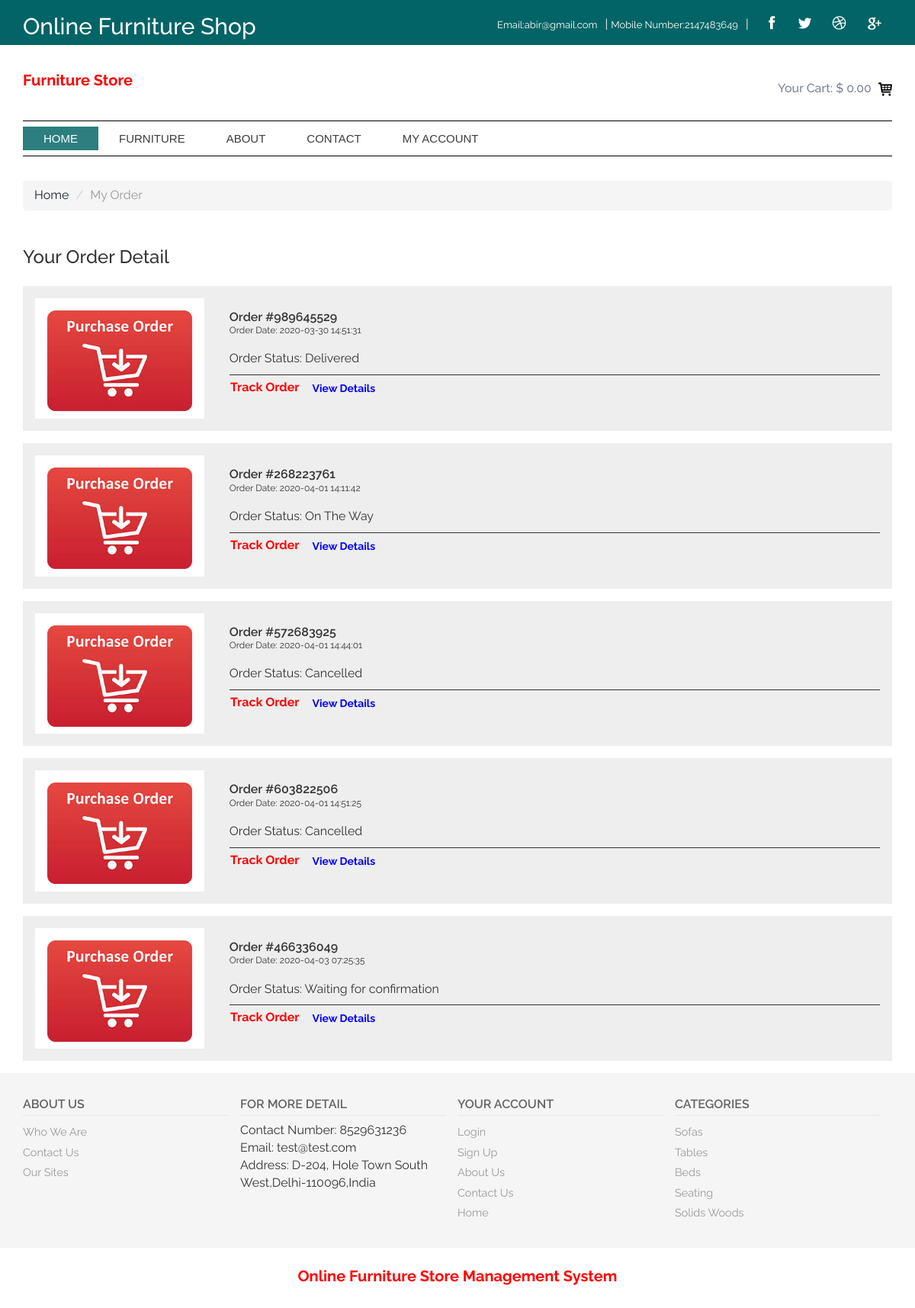
Screenshot of /my-order1.php (signed in) with the database file from the repository.
### tables this page shows
CREATE TABLE `tbluser` (
  `ID` int(10) NOT NULL,
  `FullName` varchar(120) DEFAULT NULL,
  `MobileNumber` bigint(10) DEFAULT NULL,
  `Email` varchar(120) DEFAULT NULL,
  `Password` varchar(120) DEFAULT NULL,
  `RegDate` timestamp NULL DEFAULT current_timestamp()
);

CREATE TABLE `tblorder` (
  `ID` int(10) NOT NULL,
  `OrderNumber` varchar(200) DEFAULT NULL,
  `UserID` int(50) DEFAULT NULL,
  `FullName` varchar(200) DEFAULT NULL,
  `ContactNumber` bigint(10) DEFAULT NULL,
  `FlatNo` varchar(50) DEFAULT NULL,
  `StreetName` varchar(50) DEFAULT NULL,
  `Area` varchar(50) DEFAULT NULL,
  `Landmark` varchar(50) DEFAULT NULL,
  `City` varchar(50) DEFAULT NULL,
  `Zipcode` int(10) NOT NULL,
  `State` varchar(200) NOT NULL,
  `OrderDate` timestamp NULL DEFAULT current_timestamp(),
  `Status` varchar(50) DEFAULT NULL,
  `payType` varchar(100) DEFAULT NULL
);

CREATE TABLE `tblpage` (
  `ID` int(10) NOT NULL,
  `PageType` varchar(120) DEFAULT NULL,
  `PageTitle` varchar(200) DEFAULT NULL,
  `PageDescription` mediumtext DEFAULT NULL,
  `Email` varchar(120) DEFAULT NULL,
  `MobileNumber` bigint(10) DEFAULT NULL,
  `UpdationDate` timestamp NULL DEFAULT current_timestamp()
);

CREATE TABLE `tblcategory` (
  `ID` int(10) NOT NULL,
  `CategoryName` varchar(120) DEFAULT NULL,
  `CreationDate` timestamp NULL DEFAULT current_timestamp()
);

### my-order1.php (the view, shortened to what this page needs)
<?php
include('includes/dbconnection.php');
if (strlen($_SESSION['ofsmsuid']==0)) {
  header('location:logout.php');
  } else{
?>
<!DOCTYPE HTML>
<html>
<head>
<link href="css/bootstrap.css" rel='stylesheet' type='text/css' />
<link href="css/style.css" rel='stylesheet' type='text/css' />
<link href="css/megamenu.css" rel="stylesheet" type="text/css" media="all" />
</head>
<body>
<?php include_once('includes/header.php');?>
<div class="cart_main">
	 <div class="container">
			 <ol class="breadcrumb">
		  <li><a href="men.html">Home</a></li>
		  <li class="active">My Order</li>
		 </ol>
		 <div class="cart-items">
			 <h2>Your Order Detail</h2>
			   						<?php
					$userid= $_SESSION['ofsmsuid'];
$sql="SELECT * from  tblorder
where UserID=:userid";
$query = $dbh -> prepare($sql);
$query-> bindParam(':userid', $userid, PDO::PARAM_STR);
$query->execute();
$results=$query->fetchAll(PDO::FETCH_OBJ);
$cnt=1;
if($query->rowCount() > 0)
{
foreach($results as $row)
{               ?>
			 <div class="cart-header">
				 <div class="cart-sec">
						<div class="cart-item cyc">
							 <img src="images/images (2).jpg"/>
						</div>
					   <div class="cart-item-info">
							 <h3>Order #<?php  echo $row->OrderNumber;?><span>
							 	Order Date: <?php  echo $row->OrderDate;?></span></h3>
				 <p style="padding-top: 20px">Order Status: <?php $status=$row->Status;
if($status==''){
 echo "Waiting for confirmation";
} else{
echo $status;
}
                                                    ?></p>
					   </div>
					   	<div class="delivery">
							<a href="javascript:void(0);" onClick="popUpWindow('trackorder.php?oid=<?php echo htmlentities($row->OrderNumber);?>');" title="Track order"><strong style="color: red">Track Order</strong></a>
							<a href="order-detail.php?orderid=<?php echo $row->OrderNumber;?>" class="btn theme-btn-dash"><strong style="color: blue">View Details</strong></a>
				        </div>
					   <div class="clearfix"></div>
				  </div>
			 </div><?php $cnt=$cnt+1; }} ?>
		 </div>
	 </div>
</div>
<?php include_once('includes/footer.php');?>
</body>
</html>
<?php } ?>

### includes/header.php (shortened to what this page needs)
 <?php if (strlen($_SESSION['ofsmsuid']!=0)) {?>
<div class="top_bg">
  <div class="container">
    <div class="header_top-sec">
      <div class="top_right">
         <h2>Online Furniture Shop</h2>
      </div>
      <div class="top_left">
        <ul>
          <?php
         $uid= $_SESSION['ofsmsuid'];
$sql="SELECT * from tbluser where ID='$uid'";
$query = $dbh -> prepare($sql);
$query->execute();
$results=$query->fetchAll(PDO::FETCH_OBJ);
$cnt=1;
if($query->rowCount() > 0)
{
foreach($results as $row)
{               ?>
          <li class="top_link">Email:<?php  echo htmlentities($row->Email);?></li>|
          <li class="top_link">Mobile Number:<?php  echo htmlentities($row->MobileNumber);?></li>|  <?php $cnt=$cnt+1;}} ?>
        </ul>
        <div class="social">
          <ul>
            <li><a href="#"><i class="facebook"></i></a></li>
            <li><a href="#"><i class="twitter"></i></a></li>
            <li><a href="#"><i class="dribble"></i></a></li>
            <li><a href="#"><i class="google"></i></a></li>
          </ul>
        </div>
      </div>
        <div class="clearfix"> </div>
    </div>
  </div>
</div><?php } ?>
<div class="header_top">
   <div class="container">
     <div class="logo">
      <a href="index.php"><strong style="color: red;font-size: 20px;">Furniture Store</strong></a>
     </div>
     <div class="header_right">
       <div class="cart box_1">
        <?php if (strlen($_SESSION['ofsmsuid']!=0)) {?>
        <a href="cart.php">
          <h3>Your Cart:  <span><?php echo "$ ".number_format($_SESSION['tprice'], 2); ?></span> <img src="images/bag.png" alt=""></h3>
        </a>
        <div class="clearfix"> </div><?php } ?>
       </div>
     </div>
      <div class="clearfix"></div>
   </div>
</div>
<div class="mega_nav">
   <div class="container">
     <div class="menu_sec">
     <ul class="megamenu skyblue">
       <li class="active grid"><a class="color1" href="index.php">Home</a></li>
       <li class="grid"><a class="color2" href="#">furniture</a>
        </li>
        <li><a class="color5" href="about-us.php">About</a>
        </li>
        <li><a class="color6" href="contact-us.php">Contact</a>
        </li>
        <?php if (strlen($_SESSION['ofsmsuid']!=0)) {?>
        <li><a class="color6">My Account</a>
        </li>  <?php } ?>
         </ul>
       <div class="clearfix"></div>
     </div>
    </div>
</div>

### includes/footer.php (shortened to what this page needs)
<?php
include('includes/dbconnection.php');
?>
<div class="footer-content">
     <div class="container">
         <div class="ftr-grids">
             <div class="col-md-3 ftr-grid">
                 <h4>About Us</h4>
                 <ul>
                     <li><a href="about-us.php">Who We Are</a></li>
                     <li><a href="contact-us.php">Contact Us</a></li>
                     <li><a href="index.php">Our Sites</a></li>
                 </ul>
             </div>
             <div class="col-md-3 ftr-grid">
                 <h4>For more Detail</h4>
                 <ul>
                        <?php
$sql="SELECT * from  tblpage where PageType='contactus'";
$query = $dbh -> prepare($sql);
$query->execute();
$results=$query->fetchAll(PDO::FETCH_OBJ);
$cnt=1;
if($query->rowCount() > 0)
{
foreach($results as $row)
{               ?>
                     <li>Contact Number: <?php  echo $row->MobileNumber;?></li>
                     <li>Email: <?php  echo $row->Email;?></li>
                     <li>Address: <?php  echo $row->PageDescription;?></li>
                     <?php $cnt=$cnt+1;}} ?>
                 </ul>
             </div>
             <div class="col-md-3 ftr-grid">
                 <h4>Your account</h4>
                 <ul>
                     <li><a href="signup.php">Login</a></li>
                     <li><a href="signup.php">Sign Up</a></li>
                     <li><a href="about-us.php">About Us</a></li>
                     <li><a href="contact-us.php">Contact Us</a></li>
                     <li><a href="index.php">Home</a></li>
                 </ul>
             </div>
             <div class="col-md-3 ftr-grid">
                 <h4>Categories</h4>
                 <ul>
                    <?php
$ret="SELECT * from tblcategory";
$query1 = $dbh -> prepare($ret);
$query1->execute();
$resultss=$query1->fetchAll(PDO::FETCH_OBJ);
foreach($resultss as $rows)
{               ?>
                     <li><a href="category-details.php?catid=<?php echo htmlentities($rows->ID)?>"><?php echo htmlentities($rows->CategoryName)?></a></li>
                     <?php } ?>
                 </ul>
             </div>
             <div class="clearfix"></div>
         </div>
     </div>
</div>
<br />
<div class="footer">
     <div class="container">
         <div class="copywrite">
             <p style="text-align: center;color: red;font-size: 20px"><strong>Online Furniture Store Management System</strong> </p>
         </div>
         </div>
     </div>

### css/style.css (style rules this page uses)
h4, h5, h6, h1, h2, h3 { margin: 0; }
ul, ol { margin: 0; padding:0; }
p { margin: 0; }
html, body { font-family: 'Raleway', sans-serif; font-size: 100%; background: #ffffff; }
body a { transition:0.5s all; -webkit-transition:0.5s all; -moz-transition:0.5s all; -o-transition:0.5s all; -ms-transition:0.5s all; }
.breadcrumb { margin:2em 0; }
.top_bg { background:#026466; }
.header_top-sec { padding: 15px 0 8px; }
.header_top { padding:2em 0; }
.top_left { float: right; color:#fff; }
.top_right { float:left; color: #ffffff; margin-top: 3px; }
.top_right ul,.top_left ul { padding:0; list-style:none; display: inline-block; vertical-align: middle; }
.top_left ul li.top_link { margin-right:10px; }
.top_right ul li,.top_left ul li { display: inline-block; }
.social { display: inline-block; }
.top_left ul li { font-size:13px; }
.top_left ul li a { text-align:center; padding: 0px 4px; font-size:13px; color:#ffffff; -webkit-transition: all 0.3s ease-in-out; -moz-transition: all 0.3s ease-in-out; -o-transition: all 0.3s ease-in-out; transition: all 0.3s ease-in-out; }
.box_1 { text-align:center; margin-top:1em; }
.box_1 h3 { color: #000; font-size: 0.85em; margin-bottom: 0; }
.box_1 h3 img { margin-left: 5px; }
.box_1 h3 { color: #7A8499; font-size: 1em; }
.logo { float: left; }
.header_right { float: right; }
.social i { width: 27px; height: 27px; background: url('../images/social2.png') no-repeat 0px 0px; display: inline-block; margin: 0 4px; }
.social ul li { display:inline-block; }
a i.facebook { background-position: -3px -2px; }
a i.twitter { background-position: -43px -3px; }
a i.dribble { background-position: -83px -3px; }
a i.google { background-position: -126px -2px; }
.menu_sec { border-top:1px solid #000; border-bottom:1px solid #000; padding:7px 0; }
.header_right { position:relative; }
.footer-content { background:#F5F5F5; padding:2em 0; }
.ftr-grid h4 { color: #646464; font-weight: 600; display: block; border-bottom: 1px solid #E5E5E5; padding-bottom: 5px; text-transform:uppercase; font-size:1em; }
.ftr-grid { padding-left: 0; }
.ftr-grid ul li { display:block; }
.ftr-grid ul li:nth-child(1) { margin-top:0.5em; }
.ftr-grid ul li a { color:#999; padding:3px 0; display:block; font-size:0.9em; }
.footer { padding-bottom:2em; }
.copywrite p { color: #999; font-size: 0.8em; }
.cart-items h2 { font-size: 1.5em; margin-bottom: 1em; }
.cart-items { padding-left:0; padding-top:1em; }
.cart-sec { background:#eee; padding:1em; margin-bottom:1em; }
.cart-item { width:20%; float:left; margin-right:3%; padding: 1em 1em 0.6em 1em; background: #fff; }
.cart-item img { width:100%; }
.cart-item-info { width:77%; float:left; border-bottom: 1px solid; padding-bottom: 10px; }
.cart-item-info h3 { font-size:1em; font-weight:600; margin-top: 1em; }
.cart-item-info h3 span { display:block; font-weight:400; font-size:0.75em; margin-top:3px; }
.cart-item-info p { font-size:1em; font-weight:400; line-height:1.3em; }
.cart-header { position: relative; }
.delivery { margin:1em 0 0 16em; }

### css/megamenu.css (style rules this page uses)
.megamenu { margin-bottom:0px;padding:0;width:100%;list-style:none;display:inline-block;position:relative;font-family:Calibri,Arial;font-size:15px }
.megamenu li { margin-bottom:-5px;display:inline }
.megamenu>li>a { float:left;padding:5px 28px;text-decoration:none;text-transform:capitalize;font-size:1em; -webkit-transition: all 0.3s ease-in-out;text-transform:uppercase; -moz-transition: all 0.3s ease-in-out; -o-transition: all 0.3s ease-in-out; transition: all 0.3s ease-in-out; }
.megamenu>li.active>a { background:rgba(2, 100, 102, 0.83); color:#fff; }
.skyblue,.skyblue>li.showhide { width: 72%; float: left; margin-right: 2%;; }
.skyblue li>a,.skyblue>li.showhide span { color:#3f3d3d }
@media (max-width:1366px) { .megamenu>li>a { padding: 5px 27px } }

### rows the page displays
tbluser: Email "abir@gmail.com", MobileNumber "2147483649"
tblorder: OrderNumber "989645529", OrderDate "2020-03-30 14:51:31", Status "Delivered"
tblorder: OrderNumber "268223761", OrderDate "2020-04-01 14:11:42", Status "On The Way"
tblorder: OrderNumber "572683925", OrderDate "2020-04-01 14:44:01", Status "Cancelled"
tblorder: OrderNumber "603822506", OrderDate "2020-04-01 14:51:25", Status "Cancelled"
tblorder: OrderNumber "466336049", OrderDate "2020-04-03 07:25:35", shows "Waiting for confirmation"
tblpage: MobileNumber "8529631236", Email "test@test.com", PageDescription "D-204, Hole Town South West,Delhi-110096,India"
tblcategory: CategoryName "Sofas"
tblcategory: CategoryName "Tables"
tblcategory: CategoryName "Beds"
tblcategory: CategoryName "Seating"
tblcategory: CategoryName "Solids Woods"

### other values shown
$_SESSION['tprice'] "0.00"
